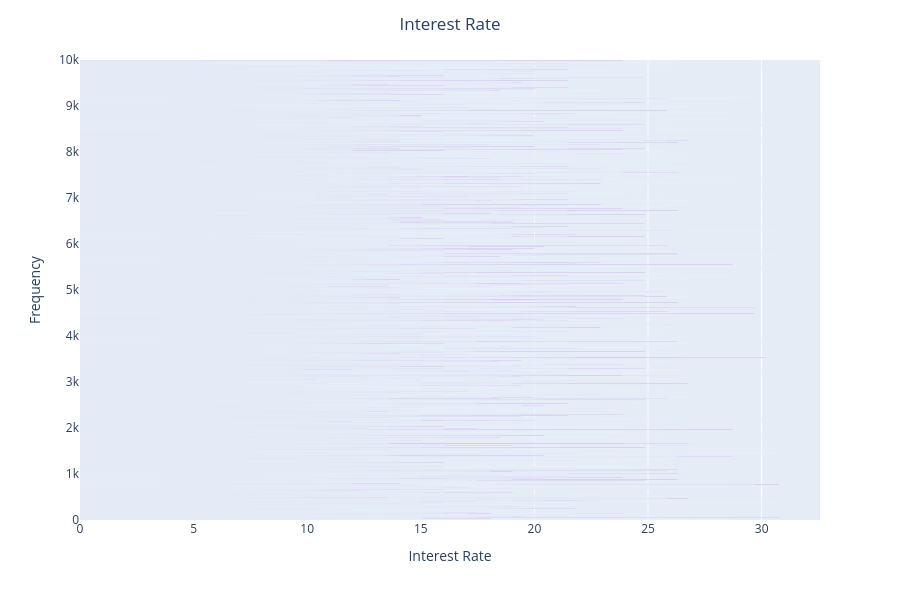

This figure's notebook cell:
### Markdown cell above
**Problem 2** Try to make your own bar plot of one of the other categorical columns. Add some categorical fill or facets. See how fancy you can make your graph. Make sure it is also still really informative.

### Code cell
# Your code here
fig = px.bar(DF,
            x='interest_rate',
             color_discrete_sequence=['darkviolet'])
fig.update_layout(title= 'Interest Rate',
                  title_x=.5,
                  xaxis_title='Interest Rate',
                  yaxis_title='Frequency',
                  autosize=False,
                  width=900,
                  height=600)
fig.show()

### Figure 1 — Plotly figure (JSON) as saved in the notebook; plotly's stock layout.template omitted (floating-point values rounded to 4 significant figures; data arrays with more than 128 entries replaced by an {"elided": "..."} marker saying what was removed)
{"data": [{"hovertemplate": "interest_rate=%{x}<br>index=%{y}<extra></extra>", "legendgroup": "", "marker": {"color": "darkviolet", "pattern": {"shape": ""}}, "name": "", "orientation": "h", "showlegend": false, "textposition": "auto", "type": "bar", "x": {"elided": "10000 float values"}, "xaxis": "x", "y": {"elided": "10000 int values"}, "yaxis": "y"}], "layout": {"autosize": false, "barmode": "relative", "height": 600, "legend": {"tracegroupgap": 0}, "margin": {"t": 60}, "title": {"text": "Interest Rate", "x": 0.5}, "width": 900, "xaxis": {"anchor": "y", "domain": [0, 1], "title": {"text": "Interest Rate"}}, "yaxis": {"anchor": "x", "domain": [0, 1], "title": {"text": "Frequency"}}}}
